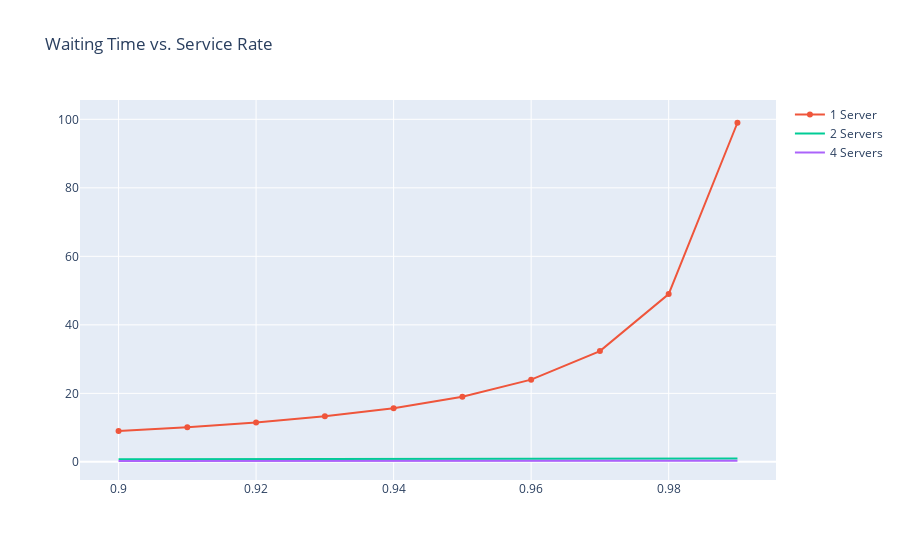

Notebook source saved alongside this figure:
### Markdown cell above
Now we investigate whether our power is unchanged

### Code cell
# assuming lambda = 1

mu = 1
def get_rhos(lam, mu):
    return lam / mu

def get_waiting_time(lam, mu, rho, n):
    if n == 1:
        return rho / (mu-lam)

    if n == 2:
        PI = 2 * rho**2 / (1+ rho)
        return PI / (n*mu-lam)
    else:
        PI = 32*rho**4 / (8*rho**3 + 12*rho**2 + 9*rho + 3)
        return PI / (n*mu-lam)
    
means = [[],[],[]]
rhos = []
for lam in np.arange(.9, 1.0, .01):
    rho = get_rhos(lam, mu)
    rhos.append(rho)
    for i,c in enumerate([1,2,4]):
        waiting_time = get_waiting_time(lam, mu, rho, c)
        means[i].append(waiting_time) 

fig = px.line(title='Waiting Time vs. Service Rate')
fig.add_scatter(x=rhos, y=means[0], name='1 Server')
fig.add_scatter(x=rhos, y=means[1], mode='lines', name='2 Servers')
fig.add_scatter(x=rhos, y=means[2], mode='lines', name='4 Servers')

fig.show()

### Figure 1 — Plotly figure (JSON) as saved in the notebook; plotly's stock layout.template omitted (floating-point values rounded to 4 significant figures)
{"data": [{"hovertemplate": "<extra></extra>", "legendgroup": "", "line": {"color": "#636efa", "dash": "solid"}, "marker": {"symbol": "circle"}, "mode": "lines", "name": "", "orientation": "v", "showlegend": false, "type": "scatter", "xaxis": "x", "yaxis": "y"}, {"name": "1 Server", "type": "scatter", "x": [0.9, 0.91, 0.92, 0.93, 0.94, 0.95, 0.96, 0.97, 0.98, 0.99], "y": [9.0, 10.11, 11.5, 13.29, 15.67, 19.0, 24.0, 32.33, 49.0, 99.0]}, {"mode": "lines", "name": "2 Servers", "type": "scatter", "x": [0.9, 0.91, 0.92, 0.93, 0.94, 0.95, 0.96, 0.97, 0.98, 0.99], "y": [0.7751, 0.7955, 0.8164, 0.8376, 0.8594, 0.8816, 0.9042, 0.9274, 0.9511, 0.9753]}, {"mode": "lines", "name": "4 Servers", "type": "scatter", "x": [0.9, 0.91, 0.92, 0.93, 0.94, 0.95, 0.96, 0.97, 0.98, 0.99], "y": [0.2541, 0.2615, 0.269, 0.2767, 0.2844, 0.2923, 0.3002, 0.3083, 0.3166, 0.3249]}], "layout": {"legend": {"tracegroupgap": 0}, "title": {"text": "Waiting Time vs. Service Rate"}, "xaxis": {"anchor": "y", "domain": [0, 1]}, "yaxis": {"anchor": "x", "domain": [0, 1]}}}
